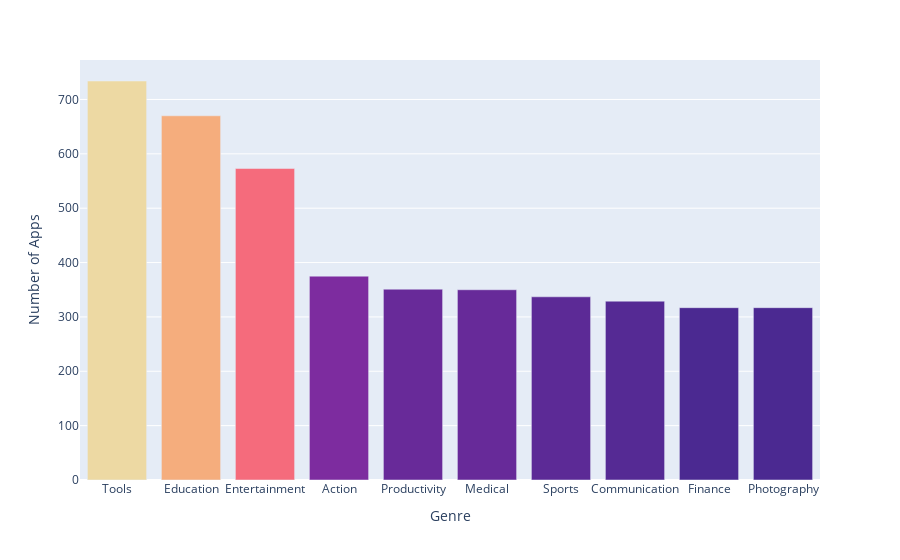

Here is the notebook cell this chart was saved with:
### Markdown cell above
**Challenge**: Can you create this chart with the Series containing the genre data? 

<img src=https://imgur.com/DbcoQli.png width=400>

Try experimenting with the built in colour scales in Plotly. You can find a full list [here](https://plotly.com/python/builtin-colorscales/). 

* Find a way to set the colour scale using the color_continuous_scale parameter. 
* Find a way to make the color axis disappear by using coloraxis_showscale.

### Code cell
apps_by_genres = df_apps_genres['Genres'].str.split(';', expand=True).stack().value_counts()
bar = px.bar(x=apps_by_genres[:10].index, y=apps_by_genres[:10].values, 
             color=apps_by_genres[:10].values, color_continuous_scale='agsunset',
             )
bar.update_layout(coloraxis_showscale=False, xaxis_title='Genre', yaxis_title='Number of Apps')
# bar = px.bar(apps_by_genres, color_continuous_scale='agsunset')
bar.show()

### Figure 1 — Plotly figure (JSON) as saved in the notebook; plotly's stock layout.template omitted (floating-point values rounded to 4 significant figures)
{"data": [{"hovertemplate": "x=%{x}<br>y=%{y}<br>color=%{marker.color}<extra></extra>", "legendgroup": "", "marker": {"color": [734, 670, 573, 375, 351, 350, 337, 329, 317, 317], "coloraxis": "coloraxis", "pattern": {"shape": ""}}, "name": "", "orientation": "v", "showlegend": false, "textposition": "auto", "type": "bar", "x": ["Tools", "Education", "Entertainment", "Action", "Productivity", "Medical", "Sports", "Communication", "Finance", "Photography"], "xaxis": "x", "y": [734, 670, 573, 375, 351, 350, 337, 329, 317, 317], "yaxis": "y"}], "layout": {"barmode": "relative", "coloraxis": {"colorbar": {"title": {"text": "color"}}, "colorscale": [[0, "rgb(75, 41, 145)"], [0.1667, "rgb(135, 44, 162)"], [0.3333, "rgb(192, 54, 157)"], [0.5, "rgb(234, 79, 136)"], [0.6667, "rgb(250, 120, 118)"], [0.8333, "rgb(246, 169, 122)"], [1, "rgb(237, 217, 163)"]], "showscale": false}, "legend": {"tracegroupgap": 0}, "margin": {"t": 60}, "xaxis": {"anchor": "y", "domain": [0, 1], "title": {"text": "Genre"}}, "yaxis": {"anchor": "x", "domain": [0, 1], "title": {"text": "Number of Apps"}}}}
